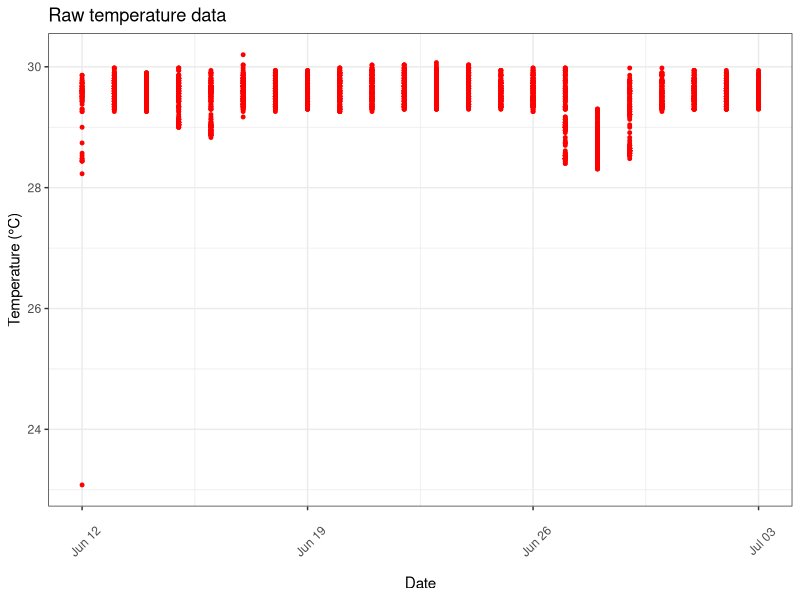
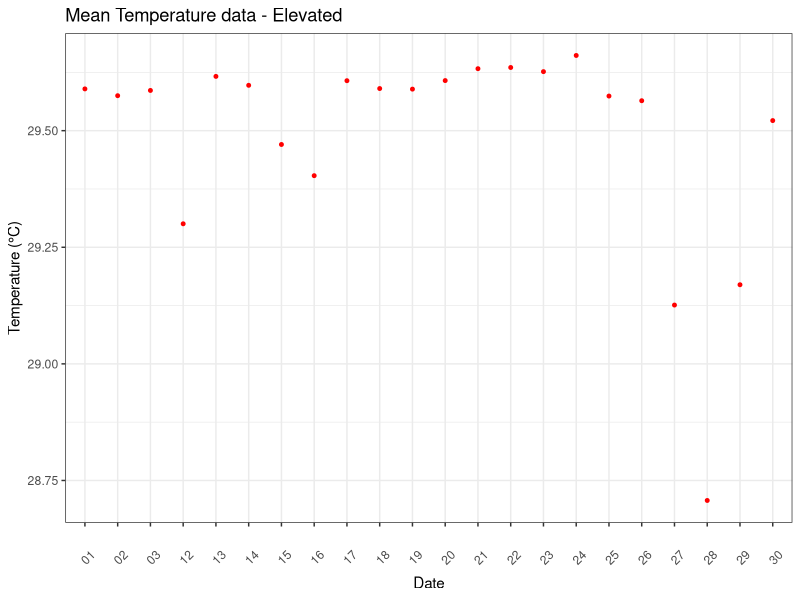
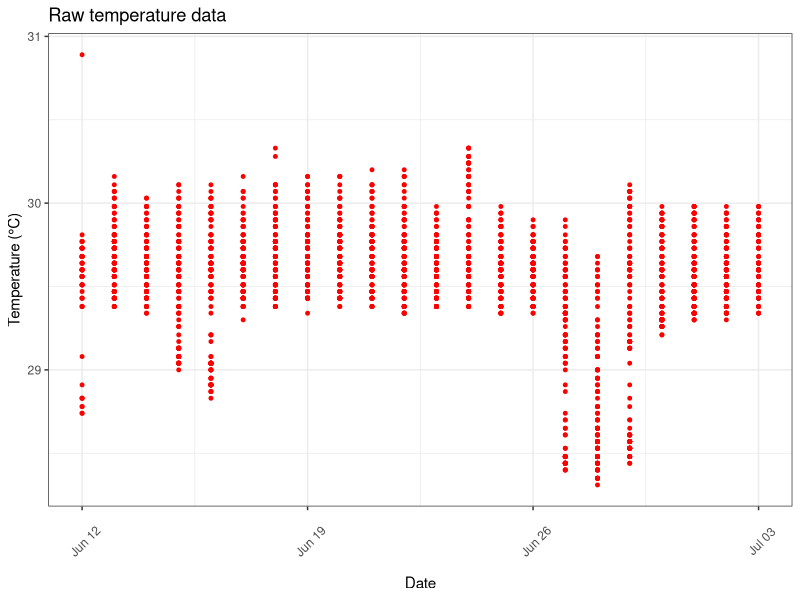
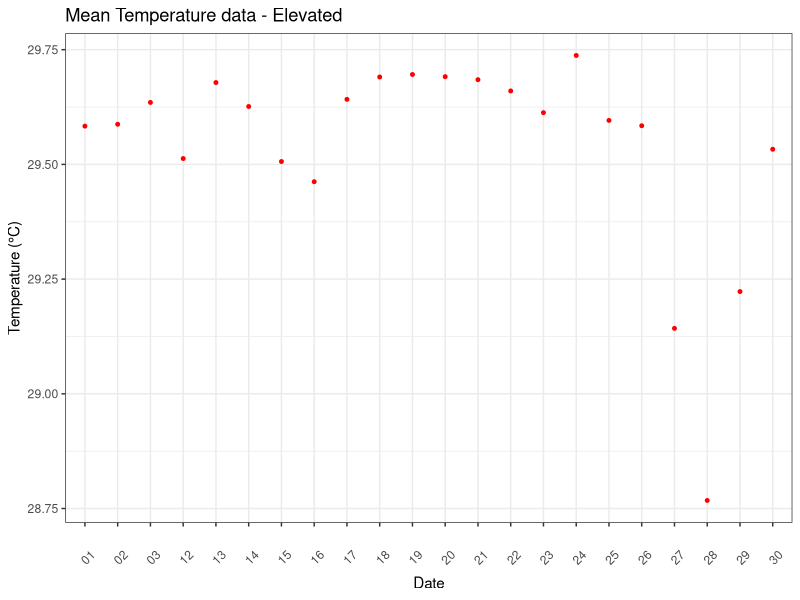
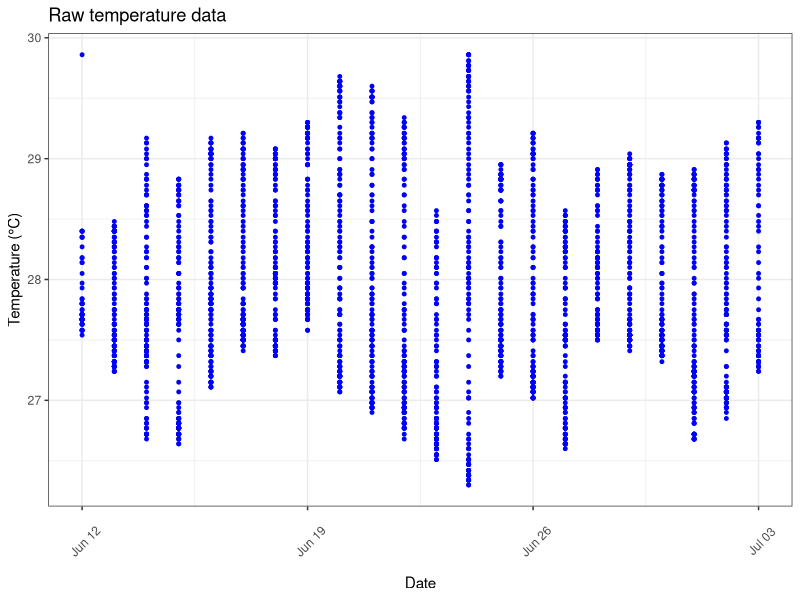
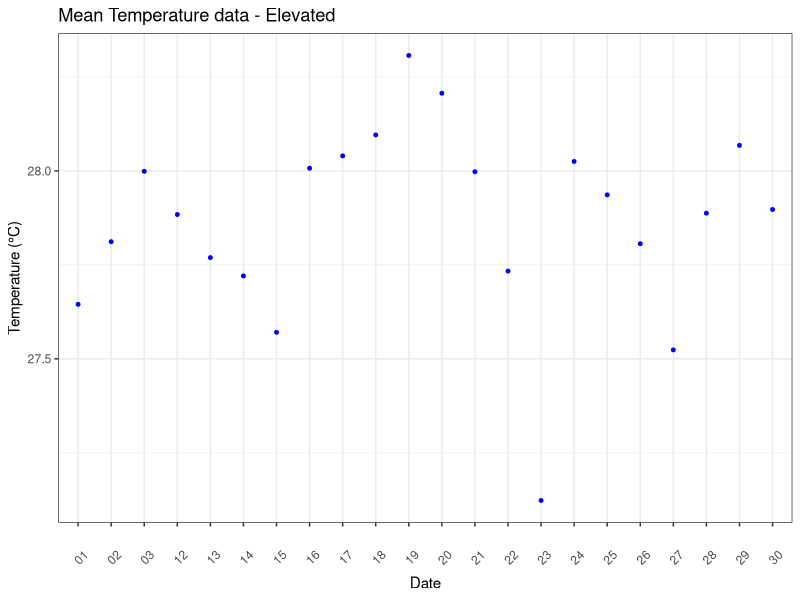
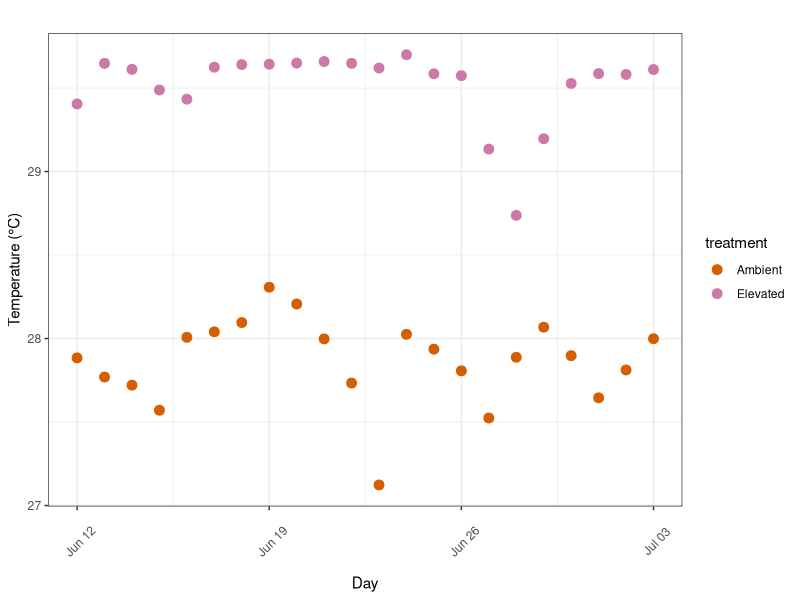

Reproduce these figures in R, in order.
# Regeneration 3.0 Temperature Data 

#load packages
library(tidyverse)
library(cowplot)
library(lme4)
library(lmerTest)
library(here)

#check working directory and set working directory to folder with raw temperature data 
getwd()

#set working directory to where data exists on computer
setwd("/Users/ninahmunk/Desktop/Projects/Acropora_Regeneration-main/Temperature/Data")

################### HOT SUMP ################################################### #####
# read in raw temperature csv file and change column names for date/time and temperature
hotsump<-read.csv('21512790_hot_sump_20230703.csv')%>%slice(-2, -3, -3032, -3031)
colnames(hotsump)[2] = "date_time"
colnames(hotsump)[3] = "temp_c"

# separate data and time into two columns 
hotsump_date <- separate(hotsump, 'date_time',
                                    into = c('longdate', 'time'),
                                    sep= ' ') 

# visualize variation in daily temperatures across each day of the experiment in the hot sump
 ggplot(data=hotsump_date, 
                        aes(x=as.Date(longdate, format = "%m / %d / %Y"), 
                            y=temp_c)) +
  geom_point(size=1, color = 'red')+ theme_bw()+ 
  theme(axis.text.x = element_text(angle=45, margin = margin(t=20, r=100)))+
  labs(title="Raw temperature data", y="Temperature (°C)", x="Date")


# new data frame to separate data/time column into month, day, and year 
hotsumpfull <- hotsump_date %>%separate('longdate',
                  into = c('month', 'day', 'year'),
                  sep= '/',
                  remove = FALSE)

# group data by year, month, day, and longdate. Within these groups, calculate the group mean
hotsumpfull_mean <- hotsumpfull %>%
  group_by(year, month, day, longdate)%>%
  summarise(meantemp = mean(temp_c))

# look at the means
head(hotsumpfull_mean)

# get the mean temperature of the hot sump over the entire experimental period
hotmean <- hotsumpfull %>%
  summarise(meantemp = mean(temp_c))
print(hotmean) # mean = 29.492

# get the standard error of mean temperature from the hot sump over the entire experimental period
hotstderr<- hotsumpfull%>%aggregate(temp_c ~ temp_c, FUN = function(x) sd(x)/sqrt(length(x))) # SE = 0.006429682
print(hotstderr)

# visualize variation in daily mean temperature across each day of the experiment in the hot sump
 ggplot(data=hotsumpfull_mean, 
                        aes(x=day, 
                            y=meantemp)) +
  geom_point(size=1, color = 'red')+ theme_bw()+ 
  theme(axis.text.x = element_text(angle=45, margin = margin(t=20, r=100)))+
  labs(title="Mean Temperature data - Elevated", y="Temperature (°C)", x="Date")

 ################## HOT TANK #1 ################################################ #####
 # read in raw temperature csv file and change column names for date/time and temperature
 hottank<-read.csv('21538154_tank1_H_20230703.csv')%>%slice(-3030, -3029, -3028)
 colnames(hottank)[2] = "date_time"
 colnames(hottank)[3] = "temp_c"
 
 #separate data and time into two columns 
 hottank_date <- separate(hottank, 'date_time',
                                 into = c('longdate', 'time'),
                                 sep= ' ') 
 
 # visualize variation in daily temperatures across each day of the experiment in the hot tank
 ggplot(data=hottank_date, 
        aes(x=as.Date(longdate, format = "%m / %d / %Y"), 
            y=temp_c)) +
   geom_point(size=1, color = 'red')+ theme_bw()+ 
   theme(axis.text.x = element_text(angle=45, margin = margin(t=20, r=100)))+
   labs(title="Raw temperature data", y="Temperature (°C)", x="Date")
 
 
 # new data frame to separate data/time column into month, day, and year 
 hottankfull <- hottank_date %>%
   separate('longdate',
                   into = c('month', 'day', 'year'),
                   sep= '/',
                   remove = FALSE)
 
 # group data by year, month, day, and longdate. Within these groups, calculate the group mean
 hottankfull_mean <- hottankfull %>%
   group_by(year, month, day, longdate)%>%
   summarise(meantemp = mean(temp_c))
 
# look at the means
 head(hottankfull_mean)
 
 # get the standard error of mean temperature from the hot tank over the entire experimental period
 hot.tank.stderr<- hottankfull%>%aggregate(temp_c ~ temp_c, FUN = function(x) sd(x)/sqrt(length(x))) 
 print(hot.tank.stderr) #SE = 0.0062963
 
 
 # visualize daily mean temperature across each day of the experiment in the hot tank
 ggplot(data=hottankfull_mean, 
        aes(x=day, 
            y=meantemp)) +
   geom_point(size=1, color = 'red')+ theme_bw()+ 
   theme(axis.text.x = element_text(angle=45, margin = margin(t=20, r=100)))+
   labs(title="Mean Temperature data - Elevated", y="Temperature (°C)", x="Date")
################### COMBINE HOT ################################################ #####
# clean data frames to prepare to combine 
 hotsumpfull%>%select(longdate, month, day, year, temp_c)-> hotsumpfull
 hottankfull%>%select(longdate, month, day, year, temp_c)-> hottankfull
 
 # combine data frames from hot tank and hot sump
 rbind(hottankfull, hotsumpfull)-> hot.only
 
 # group by year, month, day, longdate and calculate means within these groups
 hotfull_mean <- hot.only %>%
   group_by(year, month, day, longdate)%>%
   summarise(meantemp = mean(temp_c))
 # look at means
 print(hotfull_mean)
 
 # get overall mean of hot treatment
 hot.only.mean <- hot.only %>%
   summarise(meantemp = mean(temp_c)) 
 print(hot.only.mean) # mean = 29.51483
 
 # get standard error for overall mean 
 hotstderr<- hot.only%>%aggregate(temp_c ~ temp_c, FUN = function(x) sd(x)/sqrt(length(x))) 
 print(hotstderr)# SE = 0.00450876
 
################### AMBIENT #################################################### #####
 
# complete all of the same steps as done above for cleaning ambient temperature data, I only have ambient temp data from the ambient sump. 
ambientsump<-read.csv('21512796_ambient_sump_20230703.csv')%>%slice(-3024, -3023, -3022)
colnames(ambientsump)[2] = "date_time"
colnames(ambientsump)[3] = "temp_c"
ambientsump_date <- tidyr::separate(ambientsump, 'date_time',
                                into = c('longdate', 'time'),
                                sep= ' ') 

ambientsump_graph <- ggplot(data=ambientsump_date, 
                        aes(x=as.Date(longdate, format = "%m / %d / %Y"), 
                            y=temp_c)) +
  geom_point(size=1, color = 'blue')+ theme_bw()+ 
  theme(axis.text.x = element_text(angle=45, margin = margin(t=20, r=100)))+
  labs(title="Raw temperature data", y="Temperature (°C)", x="Date")
ambientsump_graph


#new data frame to separate data/time column into month, day, and year 
ambientsumpfull <- ambientsump_date %>%
separate('longdate',
                  into = c('month', 'day', 'year'),
                  sep= '/',
                  remove = FALSE)

ambientsumpfull_mean <- ambientsumpfull %>%
  group_by(year, month, day, longdate)%>%
  summarise(meantemp = mean(temp_c))

ambient.only.mean <- ambientsumpfull %>%
  summarise(meantemp = mean(temp_c)) # mean = 27.86313

ambientstderr<- ambientsumpfull%>%aggregate(temp_c ~ temp_c, FUN = function(x) sd(x)/sqrt(length(x))) # SE = 0.01361969


#visualize variation in daily temperatures across each day of the experiment in the hot sump
ggplot(data=ambientsumpfull_mean, 
       aes(x=day, 
           y=meantemp)) +
  geom_point(size=1, color = 'blue')+ theme_bw()+ 
  theme(axis.text.x = element_text(angle=45, margin = margin(t=20, r=100)))+
  labs(title="Mean Temperature data - Elevated", y="Temperature (°C)", x="Date")


############## COMBINE ALL TEMP DATA ########################################### #####
ambientsumpfull_mean%>%mutate(treatment = "Ambient") ->ambientsumpfull_mean
hotfull_mean%>%mutate(treatment = "Elevated") ->hotfull_mean
#hottankfull_mean%>%mutate(treatment = "Elevated") ->hottankfull_mean


rbind(hotfull_mean, ambientsumpfull_mean)-> all.sump.temp

summary(model<- lmer(meantemp ~ treatment + (1|longdate), data = all.sump.temp))

ggplot(data=all.sump.temp, 
       aes((x=as.Date(longdate, format = "%m / %d / %Y")), 
           y=meantemp, color = treatment)) +
  geom_point(size=3)+ theme_bw()+ 
  theme(axis.text.x = element_text(angle=45, margin = margin(t=20, r=100)))+
  labs(title=" ", y="Temperature (°C)", x="Day")+
  scale_color_manual(values = c("Elevated" = "#CC79A7", "Ambient" = "#D55E00"))

######### Means and Standard Errors from raw data to make final figure ######### #####
ambient <- ambientsumpfull%>%group_by(longdate)%>%summarise(meantemp = mean(temp_c))%>%mutate(treatment = "Ambient")
std_err<- ambientsumpfull%>%aggregate(temp_c ~ longdate, FUN = function(x) sd(x)/sqrt(length(x)))
ambient%>%left_join(std_err, by = "longdate") -> ambient

hot<- hot.only%>%group_by(longdate)%>%summarise(meantemp = mean(temp_c))%>%mutate(treatment = "Elevated") 
std_err2<- hot.only%>%aggregate(temp_c ~ longdate, FUN = function(x) sd(x)/sqrt(length(x))) 
hot%>%left_join(std_err2, by = "longdate") -> hot

rbind(ambient, hot)%>%rename(std_err = temp_c) -> temperature 

ggplot(data=temperature, 
       aes((x=as.Date(longdate, format = "%m / %d / %Y")), 
           y=meantemp, color = treatment, shape = treatment)) +
  geom_point(size=3)+ theme_bw()+ 
  geom_errorbar(aes(ymin=meantemp-std_err, ymax=meantemp+std_err), width=.9)+
  theme_classic()+
  theme(axis.text.x = element_text(angle=45, margin = margin(t=20, r=100)), text=element_text(size=20))+
  labs(title=" ", y="Temperature (°C)", x="Day")+
  scale_color_manual(values = c("Elevated" = "#CC79A7", "Ambient" = "#D55E00")) -> Figure.1


# ggsave("Figure.1.png", plot = Figure.1, path = here(),
#        width = 12,
#        height = 6,
#        units = "in")

#temp ranges, elevated = 29.69927 =/- xx to 28.73736 +/- xx; ambient 28.02507 +/- xx to 27.88757 =/- xx
############## t-test ########################################################## #####
all.sump.temp%>%pivot_wider(names_from = treatment, values_from = meantemp)-> test.wide

mod <- t.test(x = test.wide$Elevated,
                  y = test.wide$Ambient,
                  alternative = "two.sided",
                  mu = 0, paired = FALSE, var.equal = FALSE,
                  conf.level = 0.95)
print(mod)

############## temp differences between TT ##################################### #####
test.wide%>%mutate(diff = Elevated - Ambient)-> test.wide
#  difference of mean temperature between treatments ranged from 2.4964236 to 0.8497917. 
